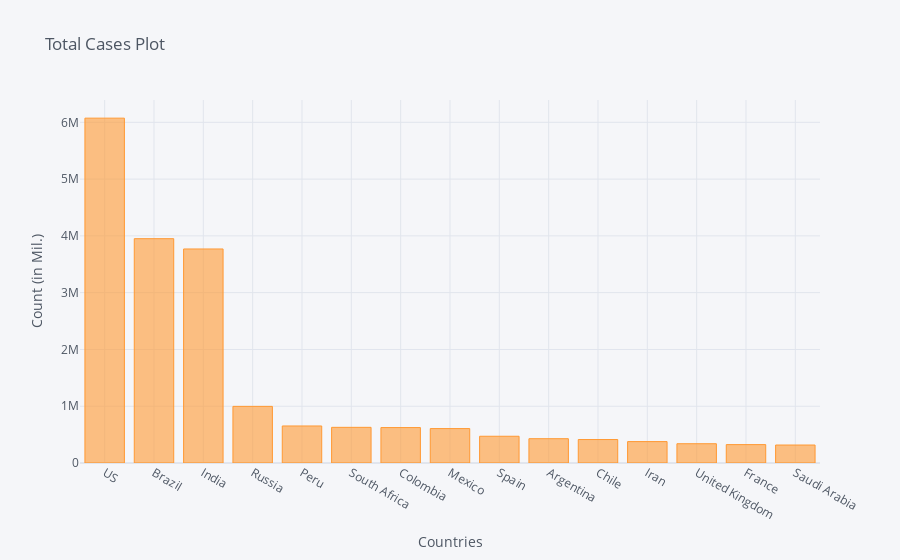

Here is the notebook cell this chart was saved with:
### Code cell
corona_dframe_agg_plot.iplot(kind='bar', x='Country/Region', y='9/1/20',
                             title='Total Cases Plot',xTitle='Countries',yTitle='Count (in Mil.)')

### Figure 1 — Plotly figure (JSON) as saved in the notebook; plotly's stock layout.template omitted (floating-point values rounded to 4 significant figures)
{"data": [{"marker": {"color": "rgba(255, 153, 51, 0.6)", "line": {"color": "rgba(255, 153, 51, 1.0)", "width": 1}}, "name": "9/1/20", "orientation": "v", "text": "", "type": "bar", "x": ["US", "Brazil", "India", "Russia", "Peru", "South Africa", "Colombia", "Mexico", "Spain", "Argentina", "Chile", "Iran", "United Kingdom", "France", "Saudi Arabia"], "y": [6073840, 3950931, 3769523, 997072, 652037, 628259, 624026, 606036, 470973, 428239, 413145, 376894, 339415, 323968, 316670]}], "layout": {"legend": {"bgcolor": "#F5F6F9", "font": {"color": "#4D5663"}}, "paper_bgcolor": "#F5F6F9", "plot_bgcolor": "#F5F6F9", "title": {"font": {"color": "#4D5663"}, "text": "Total Cases Plot"}, "xaxis": {"gridcolor": "#E1E5ED", "showgrid": true, "tickfont": {"color": "#4D5663"}, "title": {"font": {"color": "#4D5663"}, "text": "Countries"}, "zerolinecolor": "#E1E5ED"}, "yaxis": {"gridcolor": "#E1E5ED", "showgrid": true, "tickfont": {"color": "#4D5663"}, "title": {"font": {"color": "#4D5663"}, "text": "Count (in Mil.)"}, "zerolinecolor": "#E1E5ED"}}}
